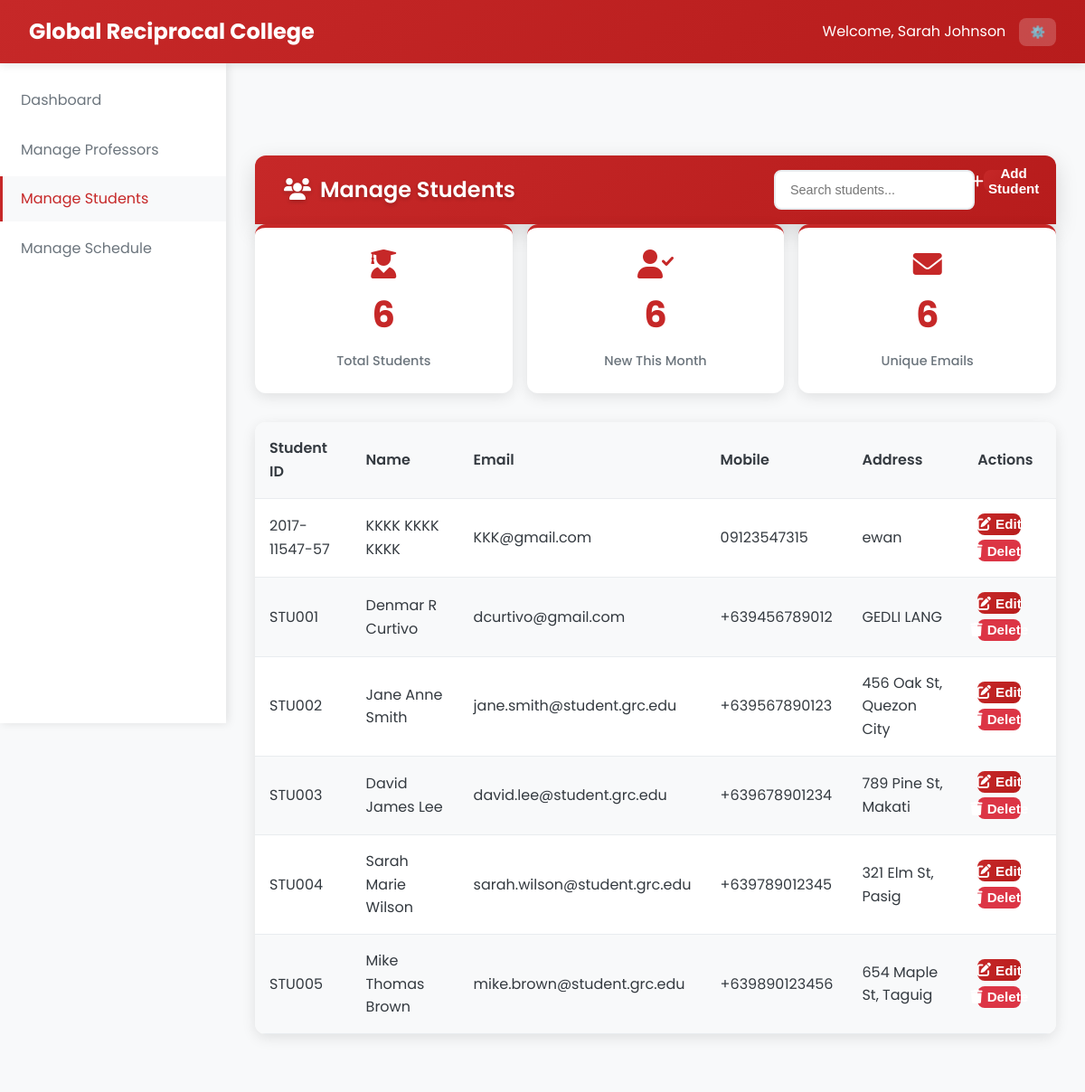
/Admin/admin_manage_students.php (signed in), run on the app's committed database.
### tables this page shows
CREATE TABLE `students` (
  `student_id` varchar(20) NOT NULL,
  `first_name` varchar(50) NOT NULL,
  `last_name` varchar(50) NOT NULL,
  `middle_name` varchar(50) DEFAULT NULL,
  `email` varchar(100) NOT NULL,
  `password` varchar(255) NOT NULL,
  `mobile` varchar(15) NOT NULL,
  `address` text NOT NULL,
  `created_at` datetime NOT NULL,
  `updated_at` datetime NOT NULL
);

### Admin/admin_manage_students.php (the view, shortened to what this page needs)
<?php
require_once '../php/db.php';
$query = "SELECT * FROM students";
$students = $pdo->query($query)->fetchAll();
?>
<!DOCTYPE html>
<html lang="en">
<head>
    <link rel="stylesheet" href="../css/styles_fixed.css">
    <link rel="stylesheet" href="https://cdnjs.cloudflare.com/ajax/libs/font-awesome/6.0.0/css/all.min.css">
</head>
<body>
    <nav class="navbar">
        <div class="navbar-brand">
            <span class="navbar-title">Global Reciprocal College</span>
        </div>
        <div class="navbar-user">
            <span>Welcome, <?php echo $_SESSION['name']; ?></span>
            <div class="user-dropdown">
                <button class="dropdown-toggle">⚙️</button>
            </div>
        </div>
    </nav>
    <aside class="sidebar">
        <ul class="sidebar-menu">
            <li class="sidebar-item">
                <a href="admin_dashboard.php" class="sidebar-link">Dashboard</a>
            </li>
            <li class="sidebar-item">
                <a href="admin_manage_professors.php" class="sidebar-link">Manage Professors</a>
            </li>
            <li class="sidebar-item">
                <a href="admin_manage_students.php" class="sidebar-link active">Manage Students</a>
            </li>
            <li class="sidebar-item">
                <a href="admin_manage_schedule.php" class="sidebar-link">Manage Schedule</a>
            </li>
        </ul>
    </aside>
    <main class="main-content" role="main" tabindex="-1">
        <div class="table-header-enhanced">
            <h2 class="table-title-enhanced"><i class="fas fa-users" style="margin-right: 10px;"></i>Manage Students</h2>
            <div class="btn-group">
                <input type="search" id="searchInput" class="search-input" placeholder="Search students..." aria-label="Search students" onkeyup="filterStudents()" />
                <button class="btn btn-primary btn-icon" type="button" onclick="openModal('addStudentModal')" aria-haspopup="dialog">
                    <i class="fas fa-plus"></i> Add Student
                </button>
            </div>
        </div>
        <div class="stats-grid">
            <div class="stats-card fade-in" tabindex="0">
                <i class="fas fa-user-graduate" style="font-size: 2rem; color: var(--primary); margin-bottom: 0.5rem;"></i>
                <div class="stats-number"><?php echo count($students); ?></div>
                <div class="stats-label">Total Students</div>
            </div>
            <div class="stats-card fade-in" tabindex="0">
                <i class="fas fa-user-check" style="font-size: 2rem; color: var(--primary); margin-bottom: 0.5rem;"></i>
                <div class="stats-number"><?php echo count(array_filter($students, function($s) { return strtotime($s['created_at']) > strtotime('-30 days'); })); ?></div>
                <div class="stats-label">New This Month</div>
            </div>
            <div class="stats-card fade-in" tabindex="0">
                <i class="fas fa-envelope" style="font-size: 2rem; color: var(--primary); margin-bottom: 0.5rem;"></i>
                <div class="stats-number"><?php echo count(array_unique(array_column($students, 'email'))); ?></div>
                <div class="stats-label">Unique Emails</div>
            </div>
        </div>
        <div class="table-container" role="region" aria-label="Students table">
            <table class="table" aria-describedby="studentsTableCaption">
                <thead>
                    <tr>
                        <th scope="col">Student ID</th>
                        <th scope="col">Name</th>
                        <th scope="col">Email</th>
                        <th scope="col">Mobile</th>
                        <th scope="col">Address</th>
                        <th scope="col">Actions</th>
                    </tr>
                </thead>
                <tbody id="studentsTableBody">
                    <?php foreach ($students as $student): ?>
                    <tr>
                        <td><?php echo htmlspecialchars($student['student_id']); ?></td>
                        <td><?php echo htmlspecialchars($student['first_name'] . ' ' . ($student['middle_name'] ? $student['middle_name'] . ' ' : '') . $student['last_name']); ?></td>
                        <td><?php echo htmlspecialchars($student['email']); ?></td>
                        <td><?php echo htmlspecialchars($student['mobile']); ?></td>
                        <td><?php echo htmlspecialchars($student['address']); ?></td>
                        <td>
                            <div class="action-buttons">
                                <button class="btn btn-sm btn-primary btn-icon" onclick="editStudent(<?php echo htmlspecialchars(json_encode($student)); ?>)">
                                    <i class="fas fa-edit"></i> Edit
                                </button>
                                <form action="" method="POST" style="display:inline;">
                                    <button type="submit" class="btn btn-sm btn-danger btn-icon" onclick="return confirm('Are you sure you want to delete this student?')">
                                        <i class="fas fa-trash"></i> Delete
                                    </button>
                                </form>
                            </div>
                        </td>
                    </tr>
                    <?php endforeach; ?>
                </tbody>
            </table>
        </div>
    </main>
</body>
</html>

### css/styles_fixed.css (style rules this page uses)
:root { --primary: #C62828; --primary-dark: #B71C1C; --primary-light: #EF5350; --secondary: #2E7D32; --accent: #1565C0; --light: #f8f9fa; --dark: #343a40; --gray: #6c757d; --light-gray: #e9ecef; --success: #28a745; --warning: #ffc107; --danger: #dc3545; --info: #17a2b8; }
* { margin: 0; padding: 0; box-sizing: border-box; }
body { font-family: 'Poppins', sans-serif; background-color: var(--light); color: var(--dark); line-height: 1.6; }
.navbar { background: linear-gradient(135deg, var(--primary) 0%, var(--primary-dark) 100%); color: white; padding: 1rem 2rem; display: flex; justify-content: space-between; align-items: center; box-shadow: 0 2px 10px rgba(0, 0, 0, 0.1); position: sticky; top: 0; z-index: 1000; }
.navbar-brand { font-size: 1.5rem; font-weight: 700; display: flex; align-items: center; gap: 10px; }
.navbar-user { display: flex; align-items: center; gap: 15px; }
.user-dropdown { position: relative; }
.dropdown-toggle { background: rgba(255, 255, 255, 0.2); border: none; color: white; padding: 8px 12px; border-radius: 8px; cursor: pointer; transition: background-color 0.3s ease; }
.sidebar { width: 250px; background: white; height: calc(100vh - 70px); position: fixed; left: 0; top: 70px; box-shadow: 2px 0 10px rgba(0, 0, 0, 0.1); overflow-y: auto; transition: transform 0.3s ease; z-index: 999; transform: translateX(0); }
.sidebar-menu { list-style: none; padding: 1rem 0; }
.sidebar-item { margin-bottom: 5px; }
.sidebar-link { display: flex; align-items: center; padding: 12px 20px; color: var(--gray); text-decoration: none; transition: all 0.3s ease; border-left: 3px solid transparent; }
.sidebar-link.active { background: var(--light); color: var(--primary); border-left-color: var(--primary); }
.main-content { margin-left: 250px; margin-top: 70px; padding: 2rem; min-height: calc(100vh - 70px); background: var(--light); transition: margin-left 0.3s ease, padding 0.3s ease; }
.btn-icon { font-size: 1.2rem; font-weight: bold; background: rgba(255, 255, 255, 0.2); border-radius: 50%; width: 24px; height: 24px; display: flex; align-items: center; justify-content: center; }
.table-container { background: white; border-radius: 12px; box-shadow: 0 4px 15px rgba(0, 0, 0, 0.1); overflow: hidden; margin-bottom: 2rem; }
.table { width: 100%; border-collapse: collapse; }
.table th, .table td { padding: 1rem; text-align: left; border-bottom: 1px solid var(--light-gray); }
.table th { background: var(--light); font-weight: 600; color: var(--dark); }
.btn { padding: 10px 20px; border: none; border-radius: 8px; cursor: pointer; font-weight: 500; transition: all 0.3s ease; text-decoration: none; display: inline-block; }
.btn-primary { background: var(--primary); color: white; }
.btn-danger { background: var(--danger); color: white; }
.btn-sm { padding: 6px 12px; font-size: 0.875rem; }
.search-input { flex: 1; padding: 10px 15px; border: 2px solid var(--light-gray); border-radius: 8px; font-size: 0.9rem; }
.stats-grid { display: grid; grid-template-columns: repeat(auto-fill, minmax(350px, 1fr)); gap: 2rem; margin-bottom: 2rem; }
.table-header-enhanced { background: linear-gradient(135deg, var(--primary) 0%, var(--primary-dark) 100%); padding: 2rem; border-radius: 16px; margin-bottom: 2rem; box-shadow: 0 8px 25px rgba(0, 0, 0, 0.15); display: flex; justify-content: space-between; align-items: center; }
.table-title-enhanced { color: white; font-size: 1.5rem; font-weight: 700; margin: 0; text-shadow: 0 2px 4px rgba(0, 0, 0, 0.2); }
.btn { padding: 0.75rem 1.5rem; border: none; border-radius: 8px; cursor: pointer; font-size: 0.95rem; font-weight: 600; display: inline-flex; align-items: center; gap: 0.5rem; transition: all 0.2s ease; text-decoration: none; }
.btn-primary { background: linear-gradient(135deg, var(--primary) 0%, var(--primary-dark) 100%); color: white; }

### data on the page
students: student_id "2017-11547-57", first_name+middle_name+last_name "KKKK KKKK KKKK", email "KKK@gmail.com", mobile "09123547315", address "ewan"
students: student_id "STU001", first_name+middle_name+last_name "Denmar R Curtivo", email "dcurtivo@gmail.com", mobile "+639456789012", address "GEDLI LANG"
students: student_id "STU002", first_name+middle_name+last_name "Jane Anne Smith", email "jane.smith@student.grc.edu", mobile "+639567890123", address "456 Oak St, Quezon City"
students: student_id "STU003", first_name+middle_name+last_name "David James Lee", email "david.lee@student.grc.edu", mobile "+639678901234", address "789 Pine St, Makati"
students: student_id "STU004", first_name+middle_name+last_name "Sarah Marie Wilson", email "sarah.wilson@student.grc.edu", mobile "+639789012345", address "321 Elm St, Pasig"
students: student_id "STU005", first_name+middle_name+last_name "Mike Thomas Brown", email "mike.brown@student.grc.edu", mobile "+639890123456", address "654 Maple St, Taguig"

### other printed values
$_SESSION['name'] "Sarah Johnson"
count($students) "6"
count(array_unique(array_column($students, 'email'))) "6"
